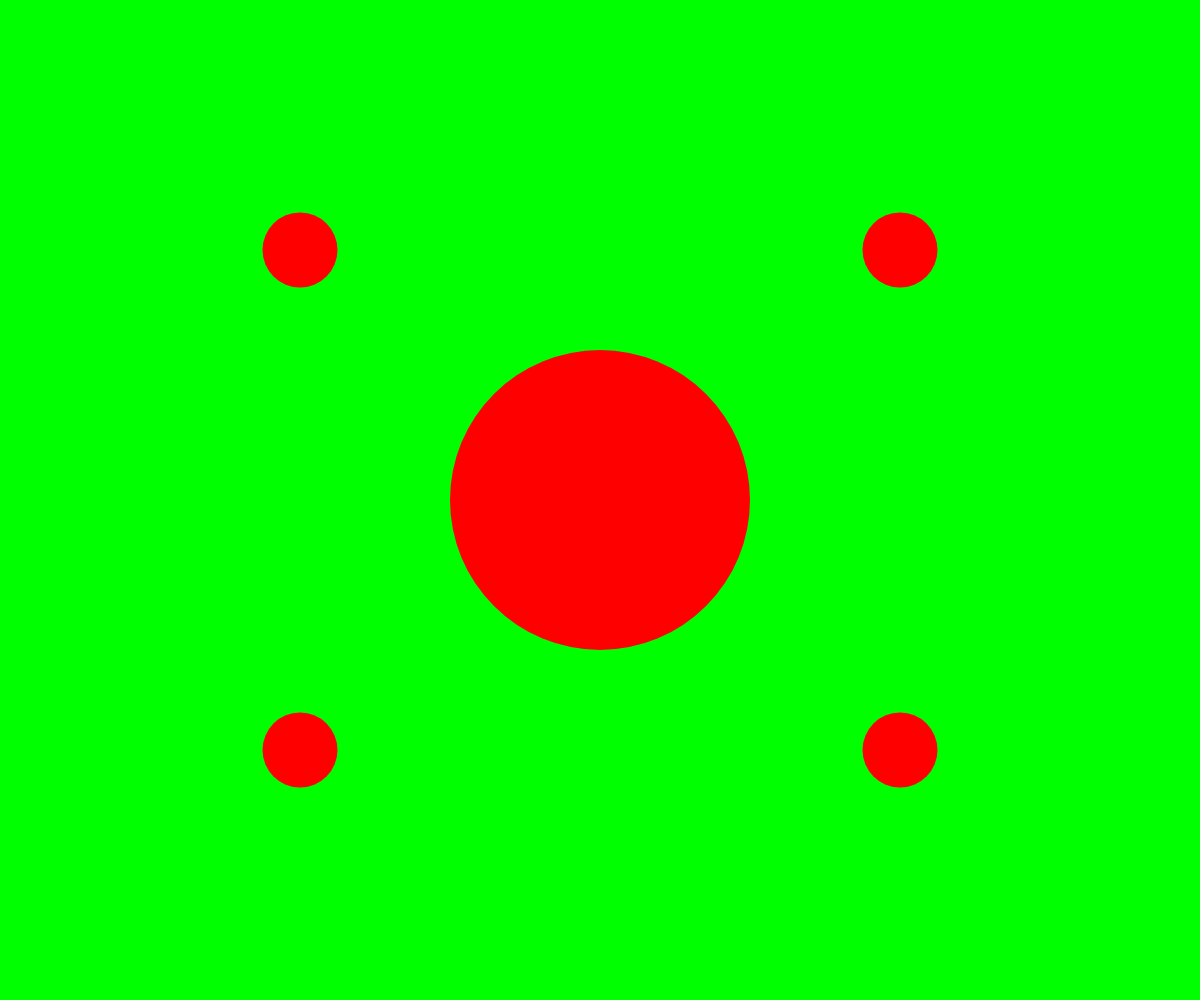
Frame 1 (no input)
Frame 60 (no input): identical to frame 1, image omitted
Frame 120 (the mouse pressed at the canvas centre since frame 60): identical to frame 1, image omitted

The p5.js sketch that drew this single still picture (run headless with seeded random() and noise() and a simulated clock; from frame 60 on, the mouse is pressed at the canvas centre):

// p5.js sketch
// ── sketch.js
//CP1:Drawing Basics in P5JS - Width/Height Variables
//Jeff Thompson


function setup() {
  createCanvas(windowWidth,windowHeight);
  
  colorMode(HSB);
 
}

function draw() {
  background(120,100,100);
  fill(0,100,100);
  noStroke();
  ellipse(width/2,height/2,width/4); //middle
  ellipse(width/4,height/4,width/16); //LU
  ellipse(width-width/4,height-height/4,width/16); //RU
  ellipse(width-width/4,height/4,width/16);  //RU
  ellipse(width/4,height-height/4,width/16);  //LL
 // ellipse(oneQuartW,height-oneQuartH,smallR);
 }
function windowResized() {
  resizeCanvas(windowWidth,windowHeight);
}
